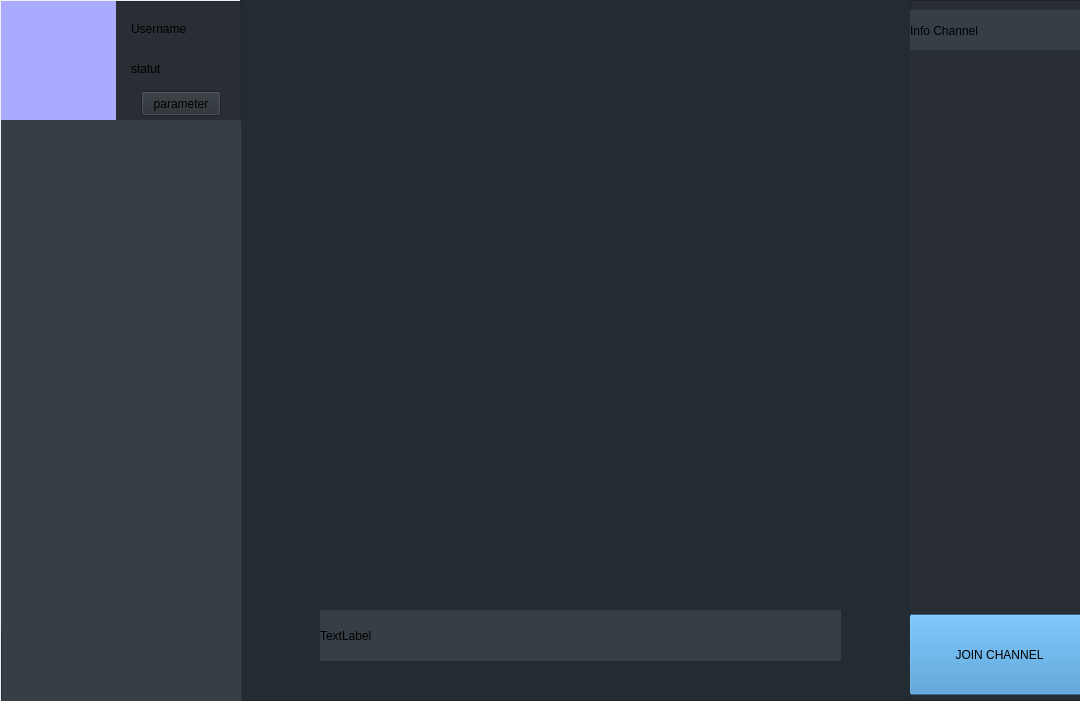
<?xml version="1.0" encoding="UTF-8"?>
<ui version="4.0">
 <class>MainWindow</class>
 <widget class="QMainWindow" name="MainWindow">
  <property name="geometry">
   <rect>
    <x>0</x>
    <y>0</y>
    <width>1080</width>
    <height>701</height>
   </rect>
  </property>
  <property name="maximumSize">
   <size>
    <width>2000</width>
    <height>2000</height>
   </size>
  </property>
  <property name="windowTitle">
   <string>MainWindow</string>
  </property>
  <widget class="QWidget" name="centralwidget">
   <property name="maximumSize">
    <size>
     <width>2000</width>
     <height>1000</height>
    </size>
   </property>
   <widget class="QFrame" name="LeftBar">
    <property name="geometry">
     <rect>
      <x>50</x>
      <y>30</y>
      <width>161</width>
      <height>391</height>
     </rect>
    </property>
    <property name="frameShape">
     <enum>QFrame::StyledPanel</enum>
    </property>
    <property name="frameShadow">
     <enum>QFrame::Raised</enum>
    </property>
   </widget>
   <widget class="QFrame" name="MiddleBar">
    <property name="geometry">
     <rect>
      <x>410</x>
      <y>180</y>
      <width>120</width>
      <height>80</height>
     </rect>
    </property>
    <property name="frameShape">
     <enum>QFrame::StyledPanel</enum>
    </property>
    <property name="frameShadow">
     <enum>QFrame::Raised</enum>
    </property>
   </widget>
   <widget class="QFrame" name="RightBar">
    <property name="geometry">
     <rect>
      <x>750</x>
      <y>170</y>
      <width>120</width>
      <height>80</height>
     </rect>
    </property>
    <property name="frameShape">
     <enum>QFrame::StyledPanel</enum>
    </property>
    <property name="frameShadow">
     <enum>QFrame::Raised</enum>
    </property>
   </widget>
   <widget class="QFrame" name="channel_chat">
    <property name="geometry">
     <rect>
      <x>240</x>
      <y>0</y>
      <width>671</width>
      <height>701</height>
     </rect>
    </property>
    <property name="styleSheet">
     <string notr="true">background-color: rgb(36, 44, 51);</string>
    </property>
    <property name="frameShape">
     <enum>QFrame::StyledPanel</enum>
    </property>
    <property name="frameShadow">
     <enum>QFrame::Raised</enum>
    </property>
    <widget class="QLabel" name="chat_label">
     <property name="geometry">
      <rect>
       <x>80</x>
       <y>610</y>
       <width>521</width>
       <height>51</height>
      </rect>
     </property>
     <property name="styleSheet">
      <string notr="true">background-color: rgb(54, 63, 70);</string>
     </property>
     <property name="text">
      <string>TextLabel</string>
     </property>
    </widget>
    <widget class="QFrame" name="channel_info_frame">
     <property name="geometry">
      <rect>
       <x>0</x>
       <y>-1</y>
       <width>671</width>
       <height>71</height>
      </rect>
     </property>
     <property name="styleSheet">
      <string notr="true">border-style: inset;</string>
     </property>
     <property name="frameShape">
      <enum>QFrame::StyledPanel</enum>
     </property>
     <property name="frameShadow">
      <enum>QFrame::Raised</enum>
     </property>
    </widget>
   </widget>
   <widget class="QFrame" name="info">
    <property name="geometry">
     <rect>
      <x>1</x>
      <y>1</y>
      <width>241</width>
      <height>701</height>
     </rect>
    </property>
    <property name="maximumSize">
     <size>
      <width>241</width>
      <height>16777215</height>
     </size>
    </property>
    <property name="styleSheet">
     <string notr="true">background-color: rgb(54, 63, 70);</string>
    </property>
    <property name="frameShape">
     <enum>QFrame::StyledPanel</enum>
    </property>
    <property name="frameShadow">
     <enum>QFrame::Raised</enum>
    </property>
    <widget class="QFrame" name="user_frame">
     <property name="geometry">
      <rect>
       <x>0</x>
       <y>0</y>
       <width>241</width>
       <height>121</height>
      </rect>
     </property>
     <property name="styleSheet">
      <string notr="true">background-color: rgb(40, 46, 51);</string>
     </property>
     <property name="frameShape">
      <enum>QFrame::StyledPanel</enum>
     </property>
     <property name="frameShadow">
      <enum>QFrame::Raised</enum>
     </property>
     <widget class="QLabel" name="user_pic">
      <property name="geometry">
       <rect>
        <x>-6</x>
        <y>-5</y>
        <width>121</width>
        <height>131</height>
       </rect>
      </property>
      <property name="styleSheet">
       <string notr="true">background-color: rgb(170, 170, 255);</string>
      </property>
      <property name="text">
       <string/>
      </property>
     </widget>
     <widget class="QLabel" name="username_label">
      <property name="geometry">
       <rect>
        <x>130</x>
        <y>20</y>
        <width>61</width>
        <height>16</height>
       </rect>
      </property>
      <property name="styleSheet">
       <string notr="true">color: rgb(0, 0, 0);</string>
      </property>
      <property name="text">
       <string>Username</string>
      </property>
     </widget>
     <widget class="QLabel" name="statut_label">
      <property name="geometry">
       <rect>
        <x>130</x>
        <y>60</y>
        <width>61</width>
        <height>16</height>
       </rect>
      </property>
      <property name="styleSheet">
       <string notr="true">color: rgb(0, 0, 0);</string>
      </property>
      <property name="text">
       <string>statut</string>
      </property>
     </widget>
     <widget class="QPushButton" name="parameter_button">
      <property name="geometry">
       <rect>
        <x>140</x>
        <y>90</y>
        <width>80</width>
        <height>25</height>
       </rect>
      </property>
      <property name="text">
       <string>parameter</string>
      </property>
     </widget>
    </widget>
    <widget class="QWidget" name="formLayoutWidget">
     <property name="geometry">
      <rect>
       <x>-11</x>
       <y>119</y>
       <width>251</width>
       <height>511</height>
      </rect>
     </property>
     <layout class="QFormLayout" name="channel_layout">
      <property name="horizontalSpacing">
       <number>0</number>
      </property>
      <property name="verticalSpacing">
       <number>0</number>
      </property>
     </layout>
    </widget>
   </widget>
   <widget class="QFrame" name="channel_audio">
    <property name="geometry">
     <rect>
      <x>910</x>
      <y>0</y>
      <width>171</width>
      <height>701</height>
     </rect>
    </property>
    <property name="styleSheet">
     <string notr="true">background-color: rgb(40, 46, 51);</string>
    </property>
    <property name="frameShape">
     <enum>QFrame::StyledPanel</enum>
    </property>
    <property name="frameShadow">
     <enum>QFrame::Raised</enum>
    </property>
    <widget class="QPushButton" name="join_channel_button">
     <property name="geometry">
      <rect>
       <x>-1</x>
       <y>614</y>
       <width>181</width>
       <height>81</height>
      </rect>
     </property>
     <property name="styleSheet">
      <string notr="true">background-color: rgb(57, 142, 203);

font: 75 8pt &quot;MS Shell Dlg 2&quot;;
</string>
     </property>
     <property name="text">
      <string>JOIN CHANNEL</string>
     </property>
    </widget>
    <widget class="QLabel" name="label">
     <property name="geometry">
      <rect>
       <x>0</x>
       <y>10</y>
       <width>171</width>
       <height>41</height>
      </rect>
     </property>
     <property name="styleSheet">
      <string notr="true">background-color: rgb(54, 63, 70);
border-style: inset;</string>
     </property>
     <property name="text">
      <string>Info Channel</string>
     </property>
    </widget>
    <widget class="QWidget" name="verticalLayoutWidget">
     <property name="geometry">
      <rect>
       <x>0</x>
       <y>50</y>
       <width>171</width>
       <height>561</height>
      </rect>
     </property>
     <layout class="QVBoxLayout" name="client_layout"/>
    </widget>
   </widget>
  </widget>
 </widget>
 <resources/>
 <connections/>
</ui>
